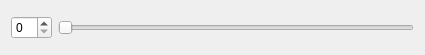
<?xml version="1.0" encoding="UTF-8"?>
<ui version="4.0">
 <class>MyControl</class>
 <widget class="QWidget" name="MyControl">
  <property name="geometry">
   <rect>
    <x>0</x>
    <y>0</y>
    <width>425</width>
    <height>55</height>
   </rect>
  </property>
  <property name="windowTitle">
   <string>Form</string>
  </property>
  <layout class="QHBoxLayout" name="horizontalLayout">
   <item>
    <widget class="QSpinBox" name="spinBox"/>
   </item>
   <item>
    <widget class="QSlider" name="horizontalSlider">
     <property name="orientation">
      <enum>Qt::Horizontal</enum>
     </property>
    </widget>
   </item>
  </layout>
 </widget>
 <resources/>
 <connections/>
</ui>
